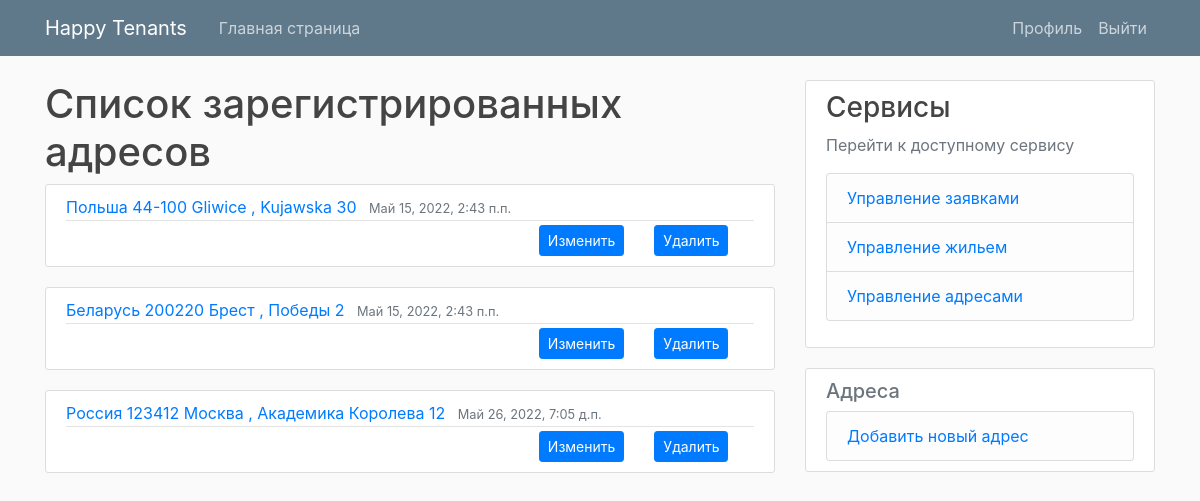
Page /addresses/ (signed in) on the committed database.
### tenant_mgmt/models.py (models this page shows, shortened)
class Address(models.Model):
    street = models.CharField(max_length=50, null=False, verbose_name="Улица")
    apartment = models.CharField(max_length=10, null=False, verbose_name="Квартира")
    city = models.CharField(max_length=50, null=False, verbose_name="Город")
    zipCode = models.CharField(max_length=15, null=False, verbose_name="Индекс")
    country = models.CharField(max_length=50, null=False, verbose_name="Страна")
    dateAdded = models.DateTimeField(auto_now_add=True)
    def __str__(self) -> str:
        return f'{self.country} {self.zipCode} {self.city} , {self.street} {self.apartment}'

### tenant_mgmt/views.py (the view)
# urls.py: path('addresses/', AddressListView.as_view(), name='addresses'),
@method_decorator([login_required, manager_requred], name='dispatch')
class AddressListView(ListView):
    model = Address
    template_name = 'tnt_mgmt/address/list.html'
    context_object_name = 'addresses'
    paginate_by = 5

### tenant_mgmt/templatetags/extra_filters.py (called while the page is built)
@register.filter(name='has_groups')
def has_groups(user, group_names):
    groups = list(group_names.split('|'))
    userGroups = user.groups.all()
    for groupName in groups:
        group = Group.objects.get(name=groupName)
        if group in userGroups:
            return True
    return False

@register.filter(name='is_active')
def is_active(user):
    return len(user.groups.all()) > 0

### tenant_mgmt/templates/tnt_mgmt/address/list.html (shortened to what this page needs)
{% extends "./base.html" %} {% block content %}
<h1>Список зарегистрированных адресов</h1>
{% for address in addresses %}
<article class="media content-section">
  <div class="media-body">
    <div class="article-metadata">
      <a class="mr-2" href="{% url 'addressDetails' address.id %}">{{ address }}</a>
      <small class="text-muted">{{ address.dateAdded }}</small>
    </div>
    <div class="container">
      <div class="row">
        <div class="col">
        </div>
        <div class="col-md-auto">
            <a class="btn btn-primary btn-sm" href="{% url 'addressEdit' address.id %}" role="button">Изменить</a>
        </div>
        <div class="col col-lg-2">
          <a class="btn btn-primary btn-sm" href="{% url 'addressDelete' address.id %}" role="button">Удалить</a>
        </div>
      </div>
    </div>
  </div>
</article>
{% empty %}
<small>Пусто</small>
{% endfor %} {% endblock content %}

### tenant_mgmt/static/tnt_mgmt/base.css (style rules this page uses)
body { background: #fafafa; color: #333333; margin-top: 5rem; }
h1, h2, h3, h4, h5, h6 { color: #444444; }
.content-section { background: #ffffff; padding: 10px 20px; border: 1px solid #dddddd; border-radius: 3px; margin-bottom: 20px; }
.article-metadata { padding-bottom: 1px; margin-bottom: 4px; border-bottom: 1px solid #e3e3e3 }

### rows in the picture
Address: country+zipCode+city "Польша 44-100 Gliwice , Kujawska 30", dateAdded "Май 15, 2022, 2:43 п.п."
Address: country+zipCode+city "Беларусь 200220 Брест , Победы 2", dateAdded "Май 15, 2022, 2:43 п.п."
Address: country+zipCode+city "Россия 123412 Москва , Академика Королева 12", dateAdded "Май 26, 2022, 7:05 д.п."
